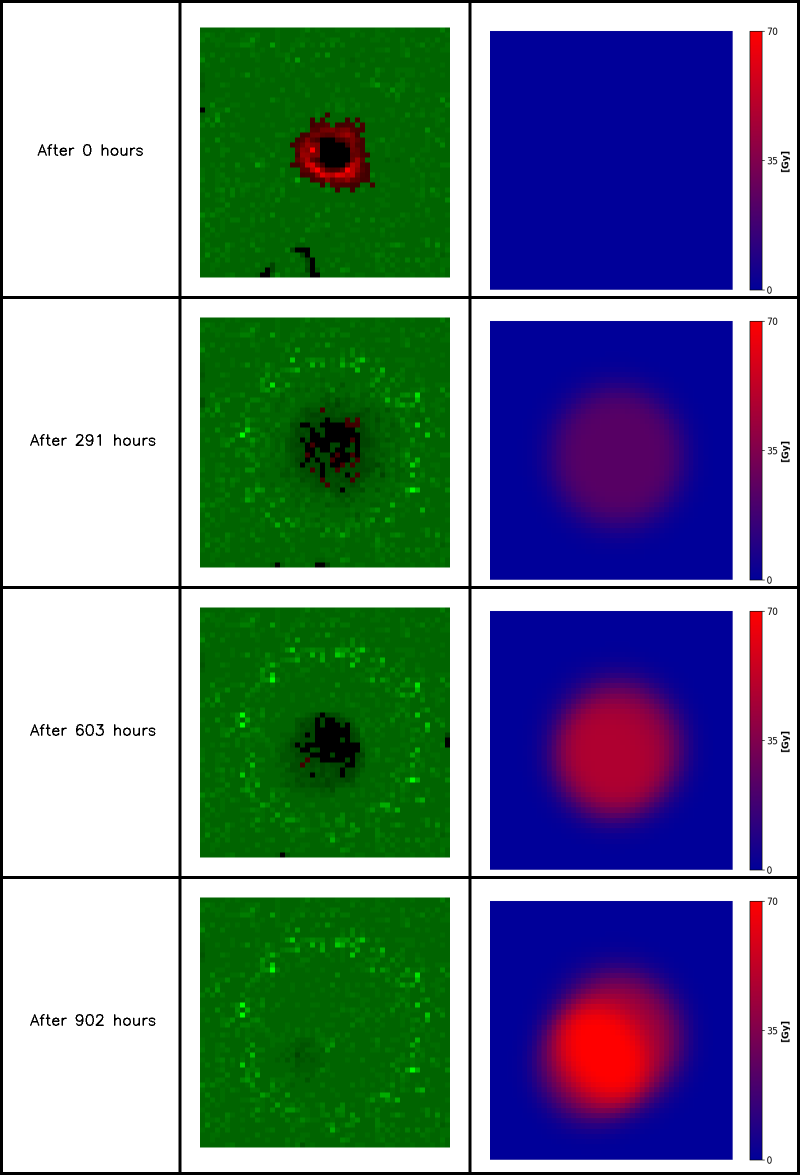
#> input picture tmp/dose_ddpg_n.png, 1600 x 2350 px, given in place of t0.png, which was not available (shown at 1/2 size)
$ python draw_treatment.py
#> lines starting #> are read from the running program, lines starting #| are printed output that depends on the picture; after the words box and inside, x2 and y2 are one past the last pixel; in counts of white or black regions, pixels touching at a corner belong together; pictures that were not available may be replaced by others from this repository, and a replacement may not be noted
import cv2
import numpy as np


def make_base(height, width):
    base = np.full(shape=(height, width, 3), fill_value=(255, 255, 255), dtype=np.uint8)
    base[:6, :] = (0,0,0)
    base[-6:, :] = (0,0,0)
    base[:, :6] = (0,0,0)
    base[:, -6:] = (0,0,0)
    return base


def add_tumor(base, tick, x_offset, y_offset):
#> called with tick = 0, x_offset = 55, y_offset = 400
    t_img = cv2.imread('tmp/t'+str(tick)+'.png')
#> t_img is the input picture: shape (2350, 1600, 3); mean B, G, R 145.4, 134.5, 116.9
    t_img = cv2.resize(t_img, dsize=(500, 500), interpolation=cv2.INTER_CUBIC)
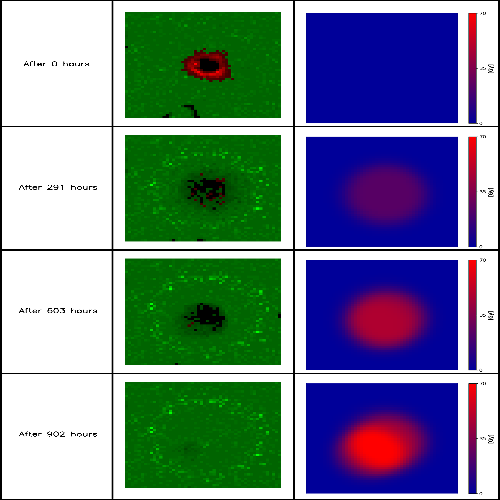
#> t_img: shape (500, 500, 3); mean B, G, R 145.6, 134.6, 117
    base[x_offset:x_offset+t_img.shape[0], y_offset:y_offset+t_img.shape[1]] = t_img
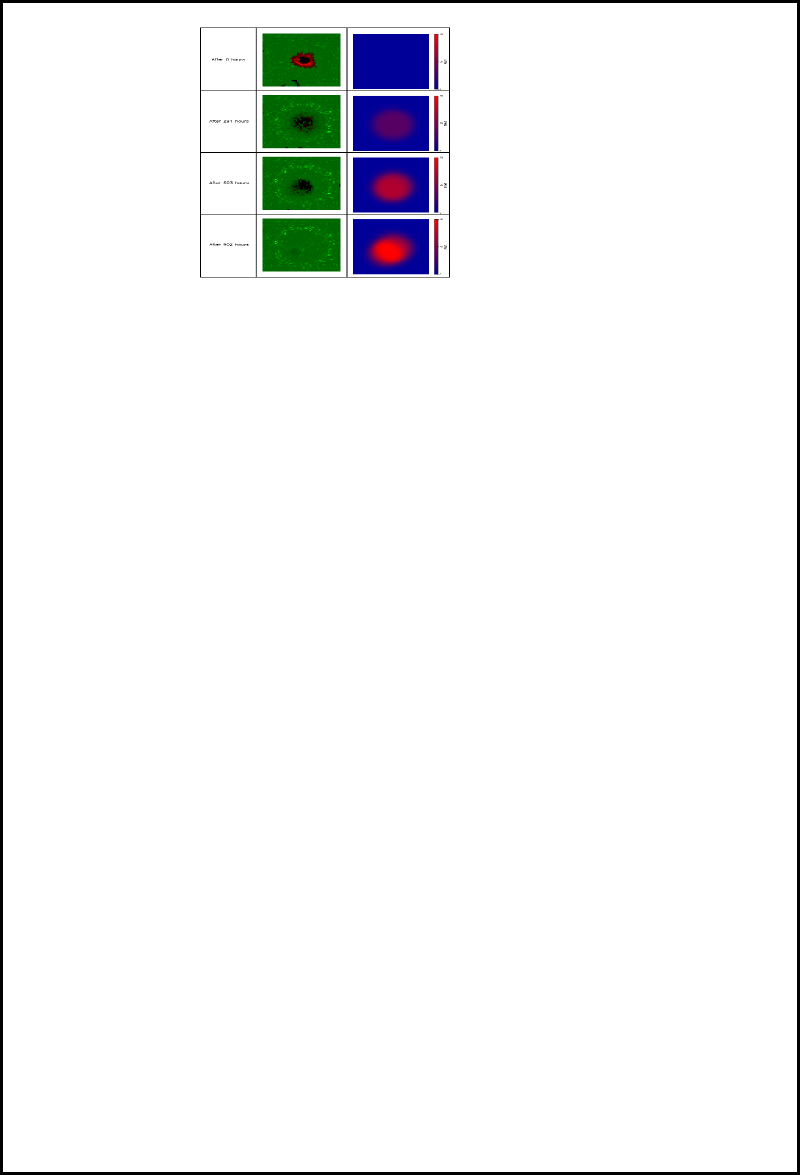
#> base: shape (2350, 1600, 3) (shown at 1/2 size); mean B, G, R 244.5, 243.8, 242.6


def add_dose_map(base, tick, x_offset, y_offset):
#> called with tick = 0, x_offset = 53, y_offset = 980
    t_img = cv2.imread('tmp/d'+str(tick)+'.png')
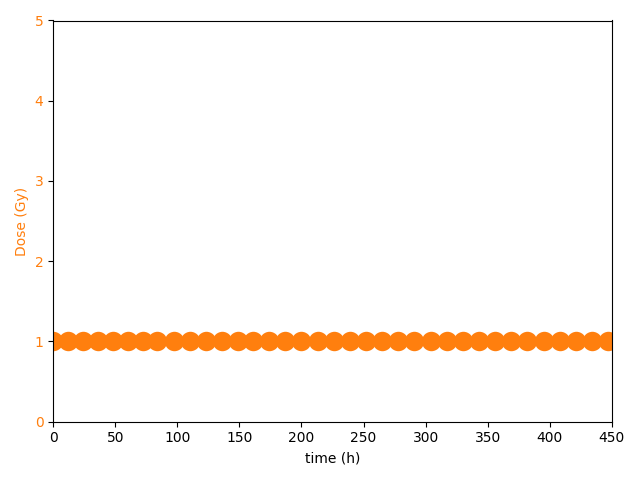
#> input picture tmp/dose_ddpg_n_treat.png, 640 x 480 px, given in place of d0.png, which was not available
#> t_img is the input picture: shape (480, 640, 3); mean B, G, R 244.7, 248.3, 252.4
    t_img = cv2.resize(t_img[:, 55:-20], dsize=(600,540), interpolation=cv2.INTER_CUBIC)
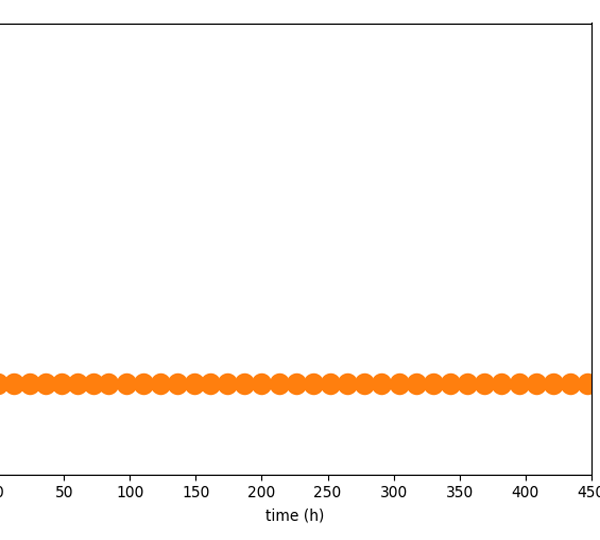
#> t_img: shape (540, 600, 3); mean B, G, R 244, 247.9, 252.4
    base[x_offset:x_offset+t_img.shape[0], y_offset:y_offset+t_img.shape[1]] = t_img
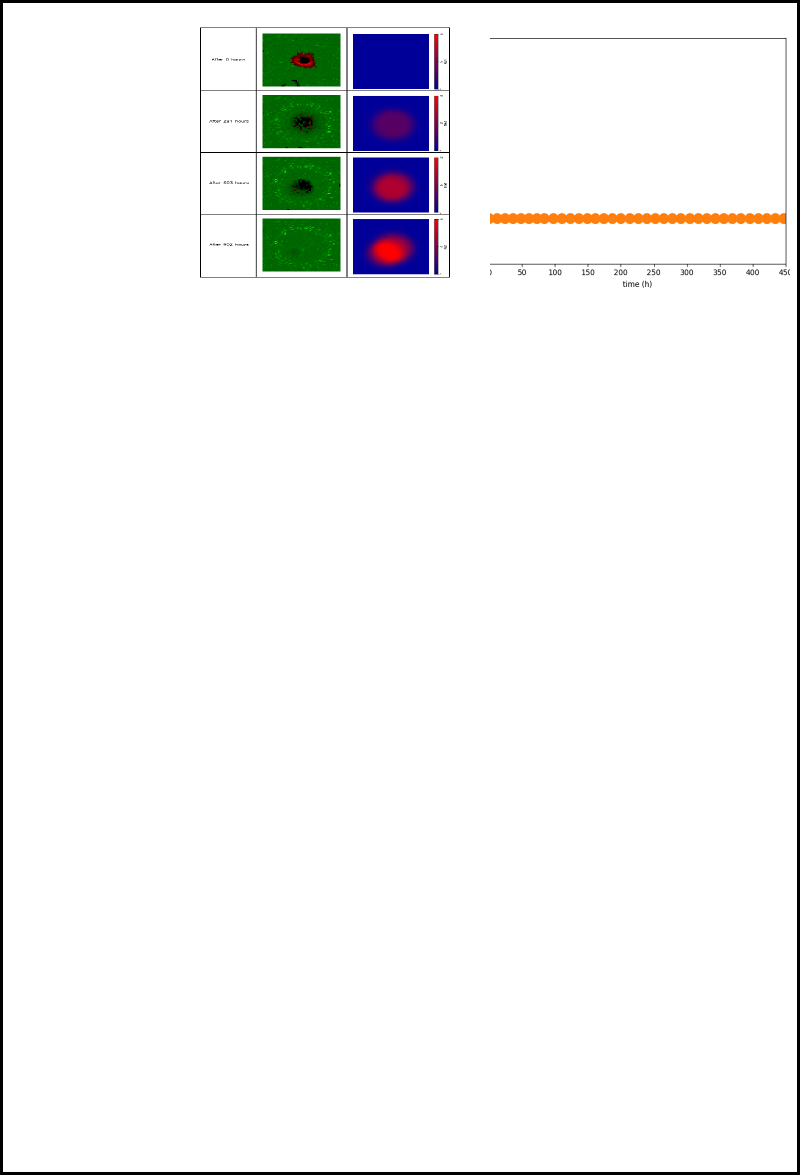
#> base: shape (2350, 1600, 3) (shown at 1/2 size); 0.51% of pixels changed, all inside (x1, y1, x2, y2) = (980, 74, 1580, 577)


def add_images(base, ticks, pad_left=400, space_between_h=80, space_between_v=80, height=3500, width=2000):
    pad_top = int((height - 4* 500 - 3 * space_between_v) / 2)
    more=0
    higher_dose = 2
    add_tumor(base, ticks[0], pad_top, pad_left)
    add_dose_map(base, ticks[0], pad_top - higher_dose, pad_left + 500 + space_between_h+more)
    add_tumor(base, ticks[1], pad_top + 500 + space_between_v, pad_left)
#> call 2 of add_tumor, with tick = 216, x_offset = 635, y_offset = 400
#> in add_tumor (call 2), `t_img = cv2.resize(t_img, dsize=(500, 500), interpolation=cv2.INTER_CU..`:
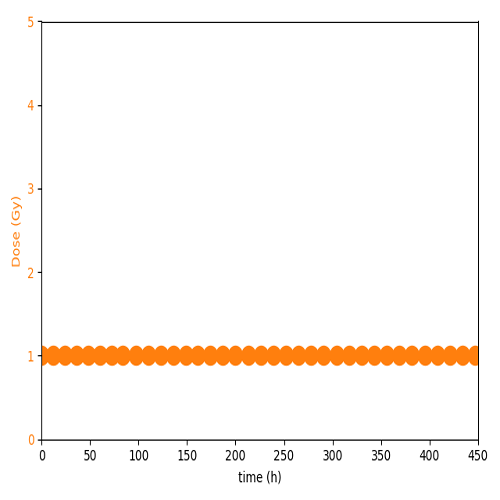
#> t_img: shape (500, 500, 3); mean B, G, R 244.5, 248.1, 252.2
#> in add_tumor (call 2), `base[x_offset:x_offset+t_img.shape[0], y_offset:y_offset+t_img.shape[1..`:
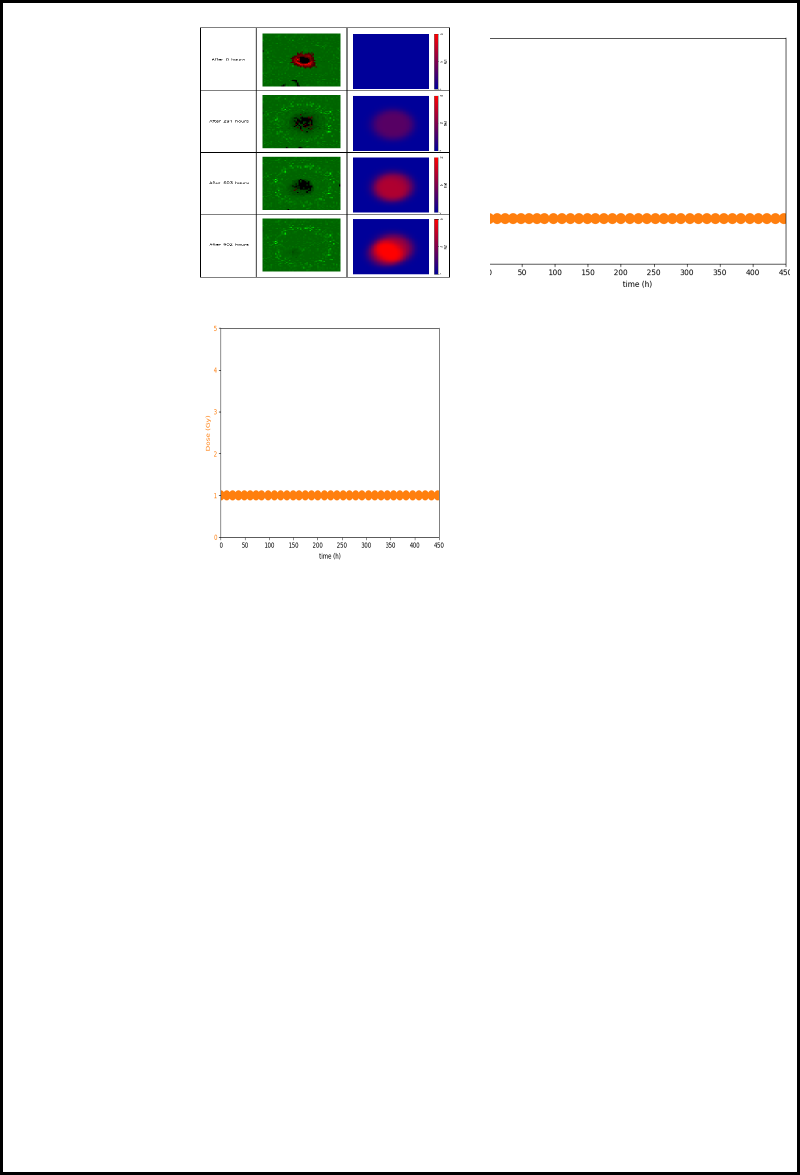
#> base: shape (2350, 1600, 3) (shown at 1/2 size); 0.39% of pixels changed, all inside (x1, y1, x2, y2) = (411, 650, 888, 1121)
    add_dose_map(base, ticks[1], pad_top + 500 + space_between_v- higher_dose, pad_left + 500 + space_between_h+more)
    add_tumor(base, ticks[2], pad_top + 1000 + 2*space_between_v, pad_left)
    add_dose_map(base, ticks[2], pad_top + 1000 + 2*space_between_v- higher_dose, pad_left + 500 + space_between_h+more)
    add_tumor(base, ticks[3], pad_top + 1500 + 3*space_between_v, pad_left)
    add_dose_map(base, ticks[3], pad_top + 1500 + 3*space_between_v- higher_dose, pad_left + 500 + space_between_h+more)
    base[int(pad_top + 500 + space_between_v/2 - 3): int(pad_top + 500 + space_between_v/2 + 3), :] = (0,0,0)
    base[int(pad_top + 1000 + 3*space_between_v/2 - 3): int(pad_top + 1000 + 3*space_between_v/2 + 3), :] = (0,0,0)
    base[int(pad_top + 1500 + 5*space_between_v/2 - 3): int(pad_top + 1500 + 5*space_between_v/2 + 3), :] = (0,0,0)
    base[:, int(pad_left - space_between_h / 2 -3):int(pad_left - space_between_h / 2 + 3)] = (0,0,0)
    base[:, int(pad_left + 500 + space_between_h / 2 - 3):int(pad_left + 500 + space_between_h / 2 +3)] = (0,0,0)


# [36 lines left out: functions add_images3, add_text3, add_text, not called in this run]


def save_base(base, filename):
    cv2.imwrite('tmp/'+filename+'.pdf', base)

def make_img(ticks, name):
    height = 2350
    width = 1600
    base = make_base(height, width)
    add_images(base, ticks, height=height, width=width)
    add_text(base, ticks)
    save_base(base, name)

# [7 lines left out: function make_img3, not called in this run]

if __name__ ==  '__main__':
#> (the run stopped early here; a loop or call above may not have finished)
